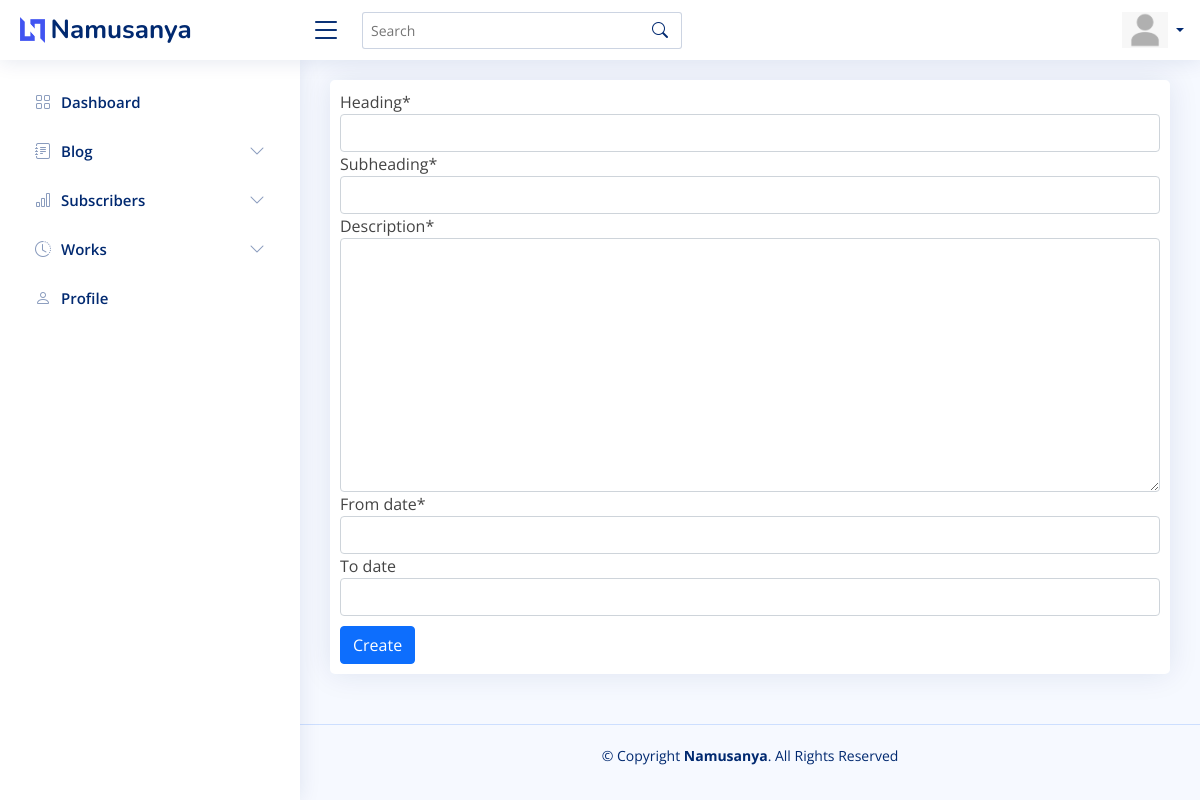
Before: /dashboard/work/create/ with the older database file.
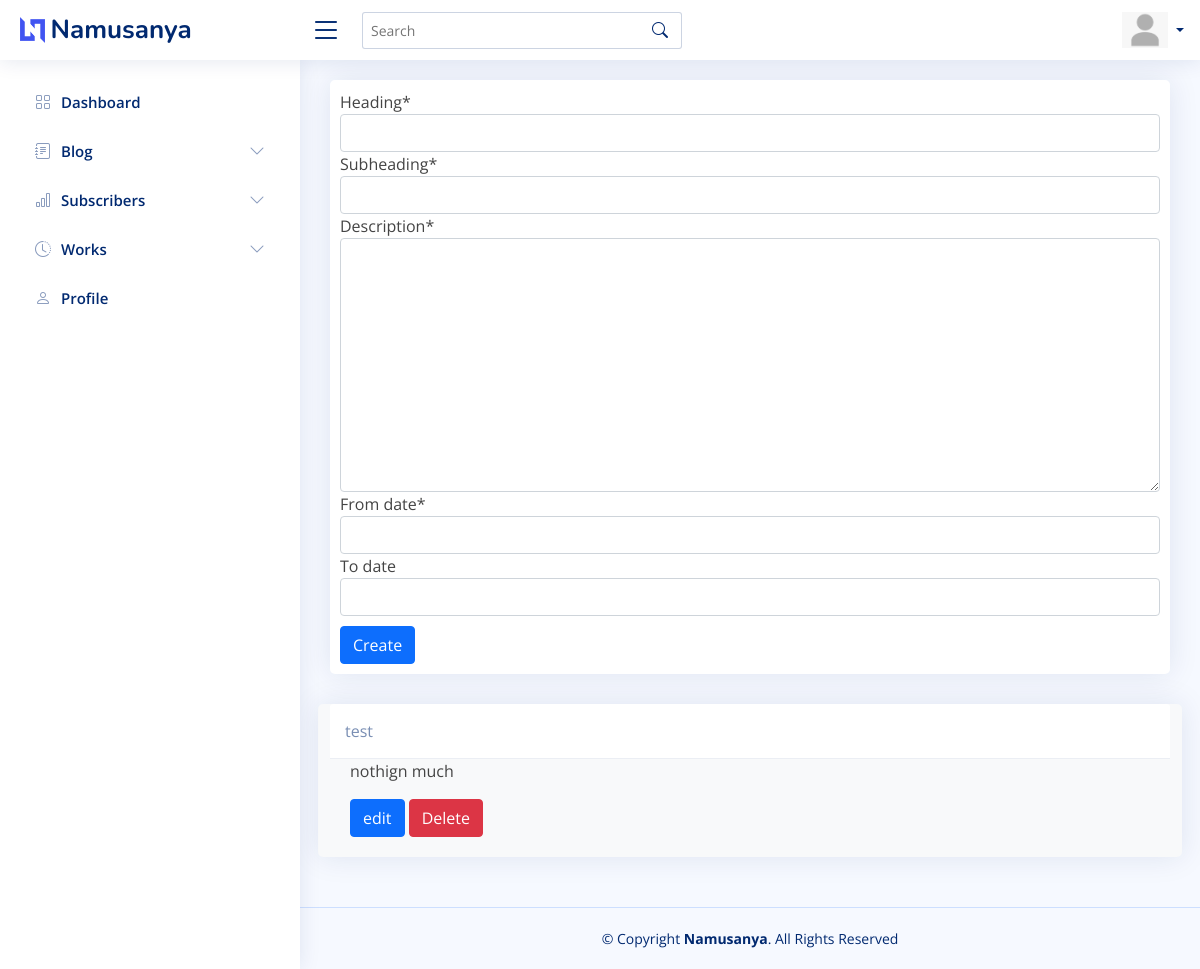
After: the same page with the newer database file.
### posts/models.py (models this page shows, shortened)
class Work(models.Model):
    heading = models.CharField(max_length=255)
    subheading = models.CharField(max_length=255)
    description = models.TextField()
    from_date = models.DateField()
    to_date = models.DateField(null=True, blank=True)
    class Meta:
        ordering = ["-from_date"]

### admin_area/views.py (the view)
# urls.py: path("work/create/", WorksCreateView.as_view(), name="dashboard_work_create"),
class WorksCreateView(CreateView):
    model = Work
    template_name = "admin_area/work_create.html"
    fields = "__all__"
    success_url = "/dashboard/work/create/"
    def get_context_data(self, **kwargs):
        context = super().get_context_data(**kwargs)
        context["works"] = Work.objects.all
        return context

### templates/admin_area/work_create.html
{% extends "admin_area/base.html" %} {% load static %} {% load crispy_forms_tags %} {% block content %}
<div class="card">
    <form method="POST" style="padding: 10px;" enctype="multipart/form-data">
        {% csrf_token %} {{form.media}}{{ form|crispy }}
        <button type="submit" style="margin-top: 10px;" class="btn btn-primary">Create</button>
    </form>
</div>
<div class="row">
    {% for work in works %}
    <div class="card bg-light">
        <div class="card-header">{{work.heading}}</div>
        <div class="card-body">
            <p class="card-text">{{work.description}}</p>
            <a href="{% url 'dashboard_work_edit' work.pk %}" class="btn btn-primary">edit</a>
            <a href="{% url 'dashboard_work_delete' work.pk %}" class="btn btn-danger">Delete</a>
        </div>
    </div>
    {% endfor %}
</div>
{% endblock content %}

Changed rows visible on the page:
added Work: heading "test", description "nothign much"
